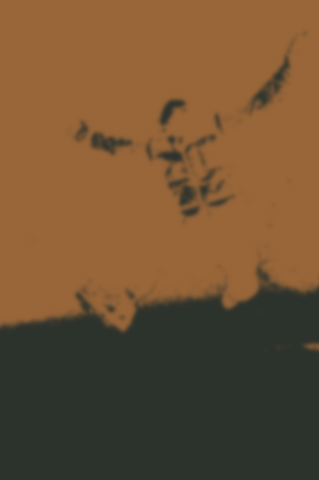
#> input picture Output/2_segments/jump/1.png, 319 x 480 px; its folder holds only this picture in this run
$ jupyter execute --allow-errors code.ipynb   (older library calls are emulated)
#> lines starting #> are read from the running program, lines starting #| are printed output that depends on the picture
[cell 1]
import matplotlib.image as mpimage
import matplotlib.pyplot as plt
import os
from os.path import join
import numpy as np
from PIL import Image
import matplotlib.image as mpimg
from skimage.color import rgb2gray
from skimage.color import label2rgb
from skimage.filters import gaussian
from sklearn.cluster import KMeans
import cv2 as opencv
import time

[cell 2]
plt.close('all')
clear = lambda: os.system('clear')

[cell 3]
np.random.seed(110)
segmentCounts = [2,3,4,5]
inputpath="/home/taneesh/5thSem/Computer Vision/EM_color_image_segmentation/Lab1_question_&_data/Input"

[cell 4]
def pixels_num(imagepath):
    w, h =Image.open(imagepath).size
    return w*h


#> (the rest of this cell did not finish here and is left out)

[cell 5]
for dirs in os.listdir('Output'):
    for files in os.listdir(join('Output/', dirs)):
        for images in os.listdir(join('Output/',  dirs, files)):
            input = "Output/" + dirs +"/" +files +"/" + images
            img=mpimg.imread(input)
#> img is the input picture: shape (480, 319, 4) float32; mean R, G, B, A 0.434, 0.321, 0.204, 1
            plt.figure()
            plt.imshow(img)
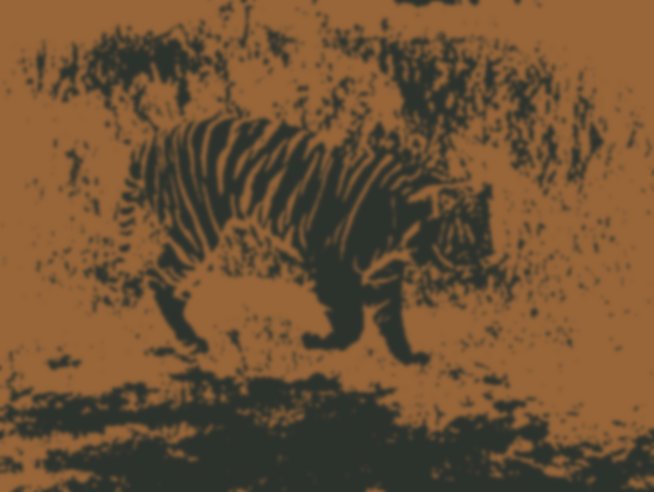
#> shown: shape (492, 654, 4) float32; mean R, G, B, A 0.435, 0.321, 0.203, 1
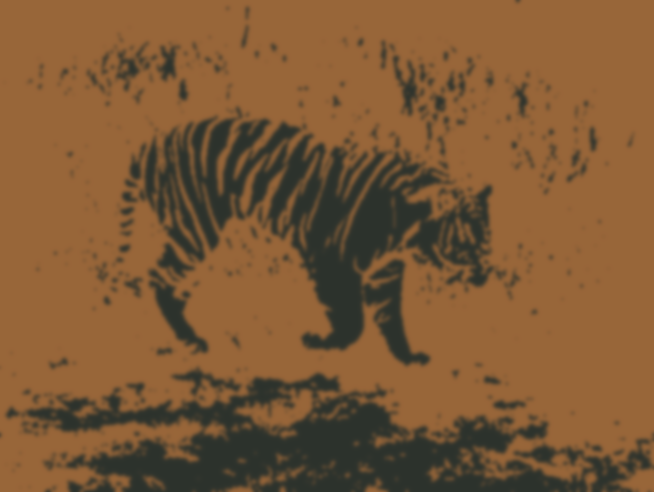
#> shown: shape (492, 654, 4) float32; mean R, G, B, A 0.492, 0.349, 0.21, 1

$ run again, on Output/2_segments/tiger/1.png
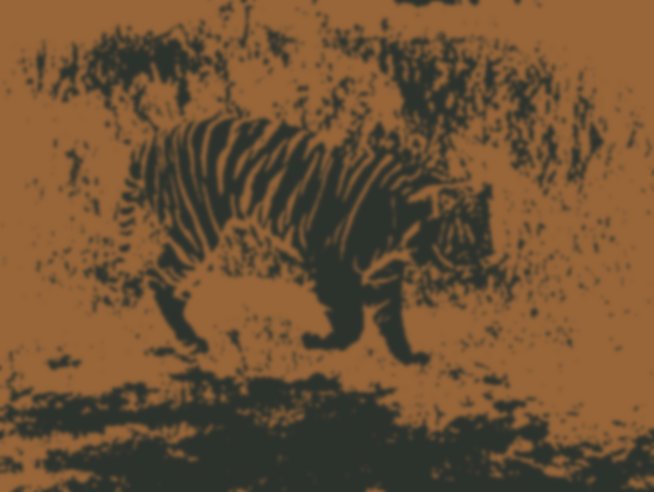
#> input picture Output/2_segments/tiger/1.png, 654 x 492 px
#> img is the input picture: shape (492, 654, 4) float32; mean R, G, B, A 0.435, 0.321, 0.203, 1
#> `[cell 5] for dirs in os.listdir('Output'): for files in os.listdir(joi..`:
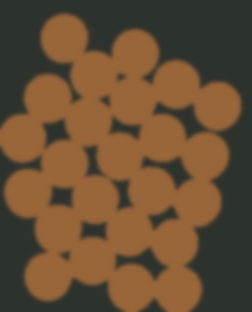
#> shown: shape (312, 252, 4) float32; mean R, G, B, A 0.408, 0.309, 0.201, 1
